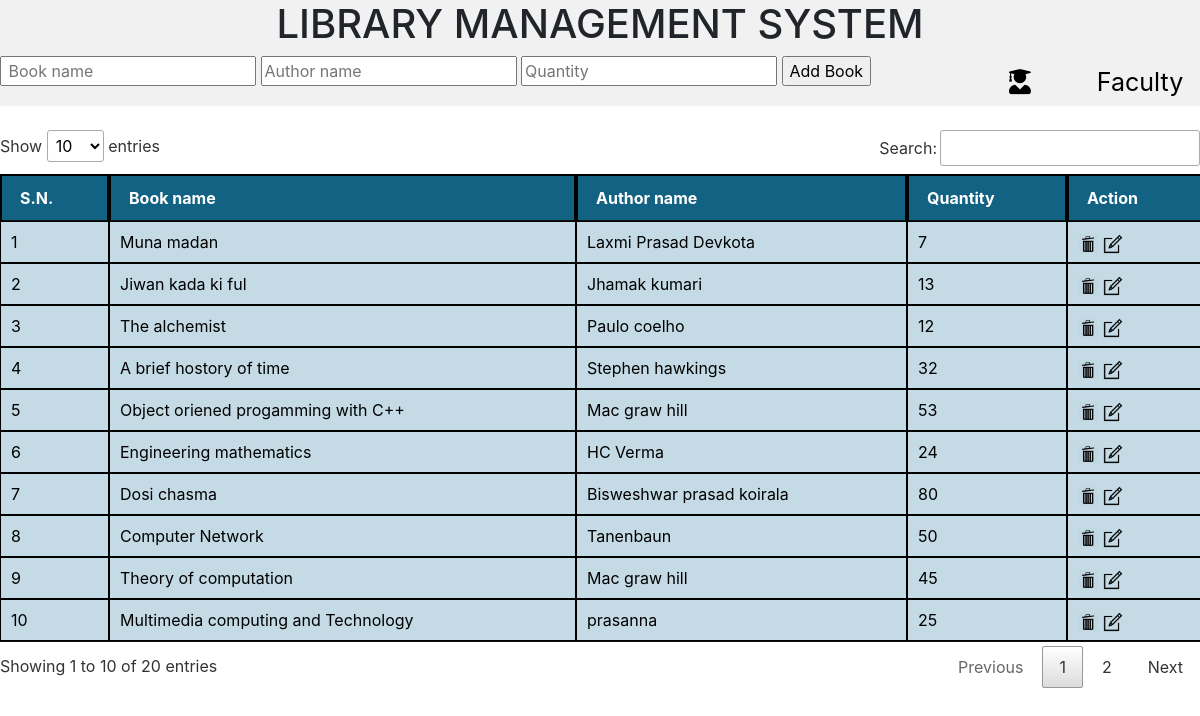
The app's page /books.php (signed in) with its own data.
### tables this page shows
CREATE TABLE `books` (
  `id` int(11) NOT NULL,
  `name` varchar(500) NOT NULL,
  `author` varchar(100) NOT NULL,
  `quantity` int(50) NOT NULL
);

### books.php (the view, shortened to what this page needs)
<?php
require_once("includes/function.php");
?>
<!DOCTYPE html>
<html>
<head>
  <link rel="stylesheet" type="text/css" href="assets/css/jquery.dataTables.min.css">
  <link rel="stylesheet" href="https://stackpath.bootstrapcdn.com/bootstrap/4.1.3/css/bootstrap.min.css">
  <link rel="stylesheet" href="https://use.fontawesome.com/releases/v5.3.1/css/all.css">
</head>
<body>
  <header id="header">
    <H1 style="text-align:center">LIBRARY MANAGEMENT SYSTEM</H1>
    <nav id="navbar">
     <a href="faculty.php">Faculty</a>
      <form method="post" action="books.php" class="fl" >
      <input type="text" name="name" placeholder=" Book name" required="required">
      <input type="text" name="author" placeholder="Author name" >
      <input type="text" name="quantity" placeholder="Quantity">
      <input type="submit" name="submit" value="Add Book">
      <a href="index.php"><i class="fas fa-user-graduate"></i></a>
      </form>
    </nav>
  </header>
<br>
<?php
$sql="select * from books ";
$result= mysqli_query($connection,$sql);
?>
<table id="booksData">
  <thead>
	  <tr>
		   <td class="tablehead">S.N.</td>
		   <td class="tablehead">Book name</td>
       <td class="tablehead">Author name</td>
       <td class="tablehead">Quantity</td>
       <td class="tablehead">Action</td>
	   </tr>
   </thead>
  <tbody>
	  <?php
     $i=1;
     while($row= mysqli_fetch_assoc($result))
   {
     ?>
	     <tr>
		     <td class="tbody"><?php echo $i?></td>
		     <td class="tbody"><?php echo $row['name']?></td>
         <td class="tbody"><?php echo $row['author']?></td>
         <td class="tbody"><?php echo $row['quantity']?></td>
		     <td class="tbody"><a href="booksdelete.php?id=<?php echo $row['id'];?>" onclick='return(confirm("Are you sure you want to delete?"));'><img src="assets\images\delete.png" width="20px" height="20px"></a>
		     <a href="booksedit.php?id=<?php echo $row['id'];?>"><img src="assets\images\edit.png" width="20px" height="20px"></a></td>
	     </tr>
  <?php
  $i++;
  }
  ?>
   </tbody>
  </table>
 </body>
</html>

### books.php (style rules this page uses)
#header { background-color: #f1f1f1; width: 100%; }
#navbar { margin: 0; width: 100%; overflow: hidden; height: 50px; }
#navbar a { display: inline-block; text-align: center; float: right; width: 120px; height: 50px; color: #000; transition: 0.5s; text-decoration: none; padding-top: 8px; font-size: 25px; }
td { border: 1px solid #000; }
.tablehead { font-weight: bolder; border: 2px solid #000; background-color: #126284; color: #fff; }
.tbody { background-color: #C4DBE5; color: #000000; }

### records on screen
books: name "Muna madan", author "Laxmi Prasad Devkota", quantity "7"
books: name "Jiwan kada ki ful", author "Jhamak kumari", quantity "13"
books: name "The alchemist", author "Paulo coelho", quantity "12"
books: name "A brief hostory of time", author "Stephen hawkings", quantity "32"
books: name "Object oriened progamming with C++", author "Mac graw hill", quantity "53"
books: name "Engineering mathematics", author "HC Verma", quantity "24"
books: name "Dosi chasma", author "Bisweshwar prasad koirala", quantity "80"
books: name "Computer Network", author "Tanenbaun", quantity "50"
books: name "Theory of computation", author "Mac graw hill", quantity "45"
books: name "Multimedia computing and Technology", author "prasanna", quantity "25"
